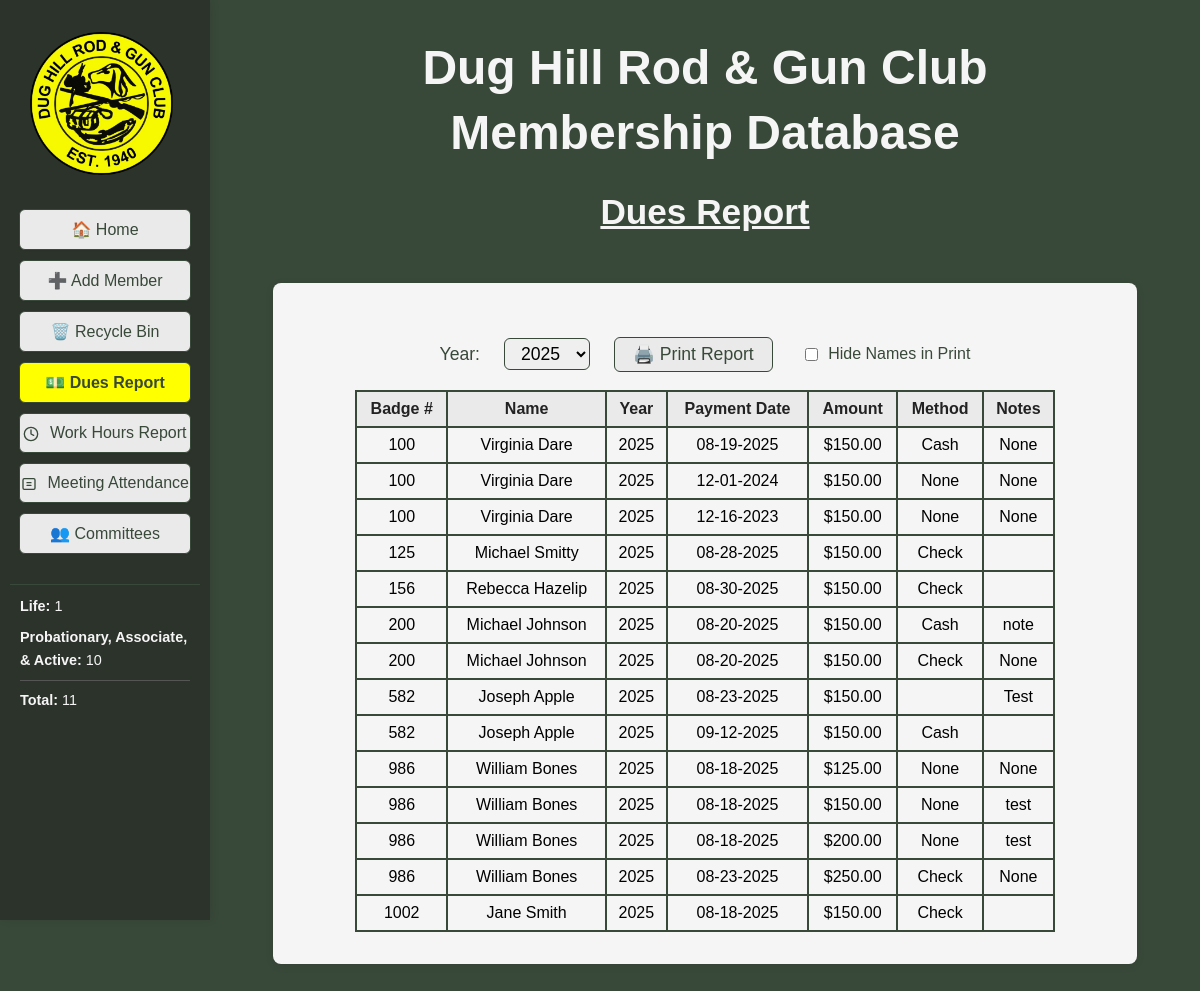
The page /dues_report on the database its author committed.
### tables this page shows
CREATE TABLE "dues" (
            id INTEGER PRIMARY KEY AUTOINCREMENT,
            member_id INTEGER,
            payment_date TEXT,
            year TEXT DEFAULT (strftime('%Y','now')),
            amount REAL,
            method TEXT,
            notes TEXT,
            FOREIGN KEY (member_id) REFERENCES members(id) ON DELETE CASCADE
        );

CREATE TABLE members (
                id INTEGER PRIMARY KEY AUTOINCREMENT,
                badge_number TEXT,
                membership_type TEXT,
                first_name TEXT,
                last_name TEXT,
                dob TEXT,
                email TEXT,
                phone TEXT,
                address TEXT,
                city TEXT,
                state TEXT,
                zip TEXT,
                join_date TEXT,
                email2 TEXT,
                sponsor TEXT,
                card_internal TEXT,
                card_external TEXT,
                deleted INTEGER DEFAULT 0
            , phone2 TEXT, waiver INTEGER DEFAULT 0, middle_name TEXT DEFAULT '', nickname TEXT DEFAULT '', suffix TEXT DEFAULT '', deleted_on TEXT);

### DH_DB_Webapp/app.py (the view)
@app.route('/add_work_hours/<int:member_id>', methods=['POST'])
@app.route('/dues_report')
def dues_report():
	year = request.args.get('year')
	years = database.get_dues_years()
	if not year:
		now = datetime.datetime.now()
		current_year = str(now.year)
		if current_year in years:
			year = current_year
		elif years:
			year = years[0]
		else:
			year = None
	dues = database.get_all_dues_by_year(year)
	now = datetime.datetime.now()
	member_stats = get_member_stats()
	return render_template('dues_report.html', dues=dues, years=years, selected_year=year, now=now, active_page='dues_report', member_stats=member_stats)

### DH_DB_Webapp/app.py (called while the page is built)
def format_mmddyyyy(value):
    if not value:
        return ''
    try:
        from datetime import datetime
        dt = datetime.strptime(value, '%Y-%m-%d')
        return dt.strftime('%m-%d-%Y')
    except Exception:
        return value

def get_member_stats():
	all_members = database.get_all_members()
	life_count = len([m for m in all_members if m['membership_type'] == 'Life'])
	voting_count = len([m for m in all_members if m['membership_type'] in ['Probationary', 'Associate', 'Active']])
	total_count = len(all_members)
	return {
		'life_members': life_count,
		'voting_members': voting_count,
		'total_members': total_count
	}

### DH_DB_Webapp/database.py (called while the page is built)
def get_dues_years():
    conn = get_connection()
    c = conn.cursor()
    c.execute("SELECT DISTINCT strftime('%Y', payment_date) as year FROM dues ORDER BY year DESC")
    years = [row['year'] for row in c.fetchall() if row['year']]
    conn.close()
    return years

def get_all_dues_by_year(year=None):
    conn = get_connection()
    c = conn.cursor()
    if year:
        c.execute("SELECT d.*, m.first_name, m.last_name, m.badge_number FROM dues d JOIN members m ON d.member_id = m.id WHERE m.deleted=0 AND d.year=? ORDER BY CAST(m.badge_number AS INTEGER), m.last_name, m.first_name", (year,))
    else:
        c.execute("SELECT d.*, m.first_name, m.last_name, m.badge_number FROM dues d JOIN members m ON d.member_id = m.id WHERE m.deleted=0 ORDER BY CAST(m.badge_number AS INTEGER), m.last_name, m.first_name")
    rows = c.fetchall()
    conn.close()
    return rows

def get_connection():
	conn = sqlite3.connect(DB_NAME)
	conn.row_factory = sqlite3.Row
	return conn

def get_all_members():
	conn = get_connection()
	c = conn.cursor()
	c.execute("SELECT * FROM members WHERE deleted=0 ORDER BY CAST(badge_number AS INTEGER), last_name, first_name")
	rows = c.fetchall()
	conn.close()
	return rows

### DH_DB_Webapp/templates/dues_report.html (shortened to what this page needs)
<!DOCTYPE html>
<html>
<head>
</head>
<body style="background-color:#384839; font-family:Arial, Helvetica, sans-serif;">
    <div style="display:flex; flex-direction:row;">
        <div style="position:fixed; top:0; left:0; height:100vh; width:210px; background-color:#2c332b; display:flex; flex-direction:column; align-items:center; padding-top:120px; z-index:100; box-shadow:2px 0 8px rgba(0,0,0,0.08);">
            <img src="{{ url_for('static', filename='Main_Logo-removebg-preview.png') }}" alt="Main Logo" style="height:143px; margin-top:-88px; margin-left:-8px; margin-bottom:34px;">
            <a href="{{ url_for('index') }}" class="{{ 'active-menu' if active_page == 'home' else '' }}" style="width:170px; display:inline-block; padding:10px 0; margin-bottom:10px; border-radius:6px; border:1px solid #384839; background-color:#eaeaea; color:#384839; text-decoration:none; font-weight:{{ 'bold' if active_page == 'home' else 'normal' }}; font-size:1em; font-family:Arial, Helvetica, sans-serif; box-shadow:0 1px 2px rgba(0,0,0,0.04); text-align:center;">🏠 Home</a>
            <a href="javascript:void(0);" onclick="openModal('addMemberModal')" style="width:170px; display:inline-block; padding:10px 0; margin-bottom:10px; border-radius:6px; border:1px solid #384839; background-color:#eaeaea; color:#384839; text-decoration:none; font-weight:normal; font-size:1em; font-family:Arial, Helvetica, sans-serif; box-shadow:0 1px 2px rgba(0,0,0,0.04); text-align:center;">➕ Add Member</a>
            <a href="{{ url_for('recycle_bin') }}" class="{{ 'active-menu' if active_page == 'recycle_bin' else '' }}" style="width:170px; display:inline-block; padding:10px 0; margin-bottom:10px; border-radius:6px; border:1px solid #384839; background-color:#eaeaea; color:#384839; text-decoration:none; font-weight:{{ 'bold' if active_page == 'recycle_bin' else 'normal' }}; font-size:1em; font-family:Arial, Helvetica, sans-serif; box-shadow:0 1px 2px rgba(0,0,0,0.04); text-align:center;">🗑️ Recycle Bin</a>
            <a href="{{ url_for('dues_report') }}" class="{{ 'active-menu' if active_page == 'dues_report' else '' }}" style="width:170px; display:inline-block; padding:10px 0; margin-bottom:10px; border-radius:6px; border:1px solid #384839; background-color:#eaeaea; color:#384839; text-decoration:none; font-weight:{{ 'bold' if active_page == 'dues_report' else 'normal' }}; font-size:1em; font-family:Arial, Helvetica, sans-serif; box-shadow:0 1px 2px rgba(0,0,0,0.04); text-align:center;">💵 Dues Report</a>
            <a href="{{ url_for('work_hours_report') }}" class="{{ 'active-menu' if active_page == 'work_hours_report' else '' }}" style="width:170px; display:inline-block; padding:10px 0; margin-bottom:10px; border-radius:6px; border:1px solid #384839; background-color:#eaeaea; color:#384839; text-decoration:none; font-weight:{{ 'bold' if active_page == 'work_hours_report' else 'normal' }}; font-size:1em; font-family:Arial, Helvetica, sans-serif; box-shadow:0 1px 2px rgba(0,0,0,0.04); text-align:center;">
                <img src="{{ url_for('static', filename='icon_work_hours.svg') }}" alt="Work Hours" style="height:1em; vertical-align:middle; margin-right:6px;"> Work Hours Report
            </a>
            <a href="{{ url_for('meeting_attendance_report') }}" class="{{ 'active-menu' if active_page == 'meeting_attendance_report' else '' }}" style="width:170px; display:inline-block; padding:10px 0; margin-bottom:10px; border-radius:6px; border:1px solid #384839; background-color:#eaeaea; color:#384839; text-decoration:none; font-weight:{{ 'bold' if active_page == 'meeting_attendance_report' else 'normal' }}; font-size:1em; font-family:Arial, Helvetica, sans-serif; box-shadow:0 1px 2px rgba(0,0,0,0.04); text-align:center;">
                <img src="{{ url_for('static', filename='icon_attendance.svg') }}" alt="Attendance" style="height:1em; vertical-align:middle; margin-right:6px;"> Meeting Attendance
            </a>
            <a href="{{ url_for('committees') }}" class="{{ 'active-menu' if active_page == 'committees' else '' }}" style="width:170px; display:inline-block; padding:10px 0; margin-bottom:10px; border-radius:6px; border:1px solid #384839; background-color:#eaeaea; color:#384839; text-decoration:none; font-weight:{{ 'bold' if active_page == 'committees' else 'normal' }}; font-size:1em; font-family:Arial, Helvetica, sans-serif; box-shadow:0 1px 2px rgba(0,0,0,0.04); text-align:center;">👥 Committees</a>
            <div style="width:170px; margin-top:20px; padding:10px; border-top:1px solid #384839;">
                <div style="color:#f5f5f5; font-size:0.9em; line-height:1.6; text-align:left;">
                    <div style="margin-bottom:8px;"><strong>Life:</strong> {{ member_stats.life_members }}</div>
                    <div style="margin-bottom:8px;"><strong>Probationary, Associate, & Active:</strong> {{ member_stats.voting_members }}</div>
                    <div style="border-top:1px solid #555; padding-top:8px;"><strong>Total:</strong> {{ member_stats.total_members }}</div>
                </div>
            </div>
        </div>
        <div style="flex:1; margin-left:210px; display:flex; flex-direction:column; align-items:center;">
            <div style="display:flex; flex-direction:row; justify-content:center; margin-bottom:20px; width:100%;">
                <div style="text-align:center; width:100%;">
                    <h1 style="margin-bottom:0.2em; color:#f5f5f5; font-size:3em;">Dug Hill Rod & Gun Club</h1>
                    <h1 style="margin-top:0.2em; color:#f5f5f5; font-size:3em;">Membership Database</h1>
                    <h2 style="font-size:2.2em; margin-bottom:0.2em; margin-top:0; text-align:center; color:#f5f5f5; font-family:Arial, Helvetica, sans-serif; font-weight:bold; text-decoration:underline;">Dues Report</h2>
                </div>
            </div>
            <div style="background-color:#f5f5f5; border-radius:8px; padding:32px; min-width:400px; min-height:200px; box-shadow:0 2px 8px rgba(0,0,0,0.08); margin-bottom:40px; margin-top:24px; width:100%; max-width:800px;">
                <div style="display:flex; align-items:center; gap:16px; justify-content:center; margin-bottom:18px;">
                    <form method="get" action="{{ url_for('dues_report') }}" style="display:inline-flex; align-items:center; gap:16px; margin:0;">
                        <label for="year" style="font-size:1.1em; color:#384839; margin-right:8px;">Year:</label>
                        <select name="year" id="year" onchange="this.form.submit()" style="font-size:1.1em; padding:4px 12px; border-radius:6px; border:1px solid #384839;">
                            {% for y in years %}
                            {% if y != 'All' and y != 'all' %}
                            <option value="{{ y }}" {% if selected_year == y %}selected{% endif %}>{{ y }}</option>
                            {% endif %}
                            {% endfor %}
                        </select>
                    </form>
                    <button type="button" class="print-btn" onclick="addGeneratedLineAndPrint()" style="padding:6px 18px; font-size:1.1em; border-radius:6px; border:1px solid #384839; background-color:#eaeaea; color:#384839; cursor:pointer; margin-left:8px;">🖨️ Print Report</button>
                    <label class="hide-names-label" style="font-size:1em; color:#384839; margin-left:12px;">
                        <input type="checkbox" id="hideNamesPrint" style="margin-right:6px; vertical-align:middle;" onclick="toggleHideNames()"> Hide Names in Print
                    </label>
                </div>
                <table id="duesTable" style="width:100%; max-width:700px; margin:auto; border-collapse:collapse;">
                    <thead>
                    <tr style="background:#eaeaea; color:#222;">
                        <th id="th0" style="padding:8px; border:2px solid #384839; cursor:pointer; text-align:center;" onclick="sortTable(0)">Badge # </th>
                        <th id="th1" class="name-col" style="padding:8px; border:2px solid #384839; cursor:pointer;" onclick="sortTable(1)">Name </th>
                        <th id="th2" style="padding:8px; border:2px solid #384839; cursor:pointer; text-align:center;" onclick="sortTable(2)">Year </th>
                        <th id="th3" style="padding:8px; border:2px solid #384839; cursor:pointer;" onclick="sortTable(3)">Payment Date </th>
                        <th id="th4" style="padding:8px; border:2px solid #384839; cursor:pointer;" onclick="sortTable(4)">Amount </th>
                        <th id="th5" style="padding:8px; border:2px solid #384839; cursor:pointer;" onclick="sortTable(5)">Method </th>
                        <th id="th6" style="padding:8px; border:2px solid #384839; cursor:pointer;" onclick="sortTable(6)">Notes </th>
                    </tr>
                    </thead>
                    <tbody>
                    {% for due in dues %}
                    <tr style="cursor:pointer;" onclick="goToMemberDetails({{ due['member_id'] }})">
                        <td style="padding:8px; border:2px solid #384839; text-align:center;">{{ due['badge_number'] }}</td>
                        <td class="name-col" style="padding:8px; border:2px solid #384839;">{{ due['first_name'] }} {{ due['last_name'] }}</td>
                        <td style="padding:8px; border:2px solid #384839; text-align:center;">{{ due['year'] }}</td>
                        <td style="padding:8px; border:2px solid #384839;">{{ due['payment_date']|format_mmddyyyy }}</td>
                        <td style="padding:8px; border:2px solid #384839;">${{ '%.2f'|format(due['amount']) }}</td>
                        <td style="padding:8px; border:2px solid #384839;">{{ due['method'] }}</td>
                        <td style="padding:8px; border:2px solid #384839;">{{ due['notes'] }}</td>
                    </tr>
                    {% endfor %}
                    </tbody>
                </table>
            </div>
        </div>
        </div>
</body>
</html>

### DH_DB_Webapp/templates/dues_report.html (style rules this page uses)
.active-menu { background-color: #c7e3c7 !important; font-weight: bold !important; }
body { background-color: #f5f5f5; font-family: Arial, Helvetica, sans-serif; }
table { width:100%; max-width:700px; margin:auto; border-collapse:collapse; background:#f5f5f5; }
th, td { border:2px solid #384839; padding:8px; text-align:center; }
th { background:#eaeaea; color:#222; cursor:pointer; }
.print-btn { margin-left:8px; padding:6px 18px; font-size:1.1em; border-radius:6px; border:1px solid #384839; background-color:#eaeaea; color:#384839; cursor:pointer; }
.hide-names-label { font-size:1em; color:#384839; margin-left:12px; }
.active-menu { background-color: rgb(255,255,0) !important; }

### rows shown on the page
dues: badge_number "100", first_name "Virginia", last_name "Dare", year "2025", payment_date "08-19-2025", amount "150.00", method "Cash", notes "None"
dues: badge_number "100", first_name "Virginia", last_name "Dare", year "2025", payment_date "12-01-2024", amount "150.00", method "None", notes "None"
dues: badge_number "100", first_name "Virginia", last_name "Dare", year "2025", payment_date "12-16-2023", amount "150.00", method "None", notes "None"
dues: badge_number "125", first_name "Michael", last_name "Smitty", year "2025", payment_date "08-28-2025", amount "150.00", method "Check"
dues: badge_number "156", first_name "Rebecca", last_name "Hazelip", year "2025", payment_date "08-30-2025", amount "150.00", method "Check"
dues: badge_number "200", first_name "Michael", last_name "Johnson", year "2025", payment_date "08-20-2025", amount "150.00", method "Cash", notes "note"
dues: badge_number "200", first_name "Michael", last_name "Johnson", year "2025", payment_date "08-20-2025", amount "150.00", method "Check", notes "None"
dues: badge_number "582", first_name "Joseph", last_name "Apple", year "2025", payment_date "08-23-2025", amount "150.00", notes "Test"
dues: badge_number "582", first_name "Joseph", last_name "Apple", year "2025", payment_date "09-12-2025", amount "150.00", method "Cash"
dues: badge_number "986", first_name "William", last_name "Bones", year "2025", payment_date "08-18-2025", amount "125.00", method "None", notes "None"
dues: badge_number "986", first_name "William", last_name "Bones", year "2025", payment_date "08-18-2025", amount "150.00", method "None", notes "test"
dues: badge_number "986", first_name "William", last_name "Bones", year "2025", payment_date "08-18-2025", amount "200.00", method "None", notes "test"
dues: badge_number "986", first_name "William", last_name "Bones", year "2025", payment_date "08-23-2025", amount "250.00", method "Check", notes "None"
dues: badge_number "1002", first_name "Jane", last_name "Smith", year "2025", payment_date "08-18-2025", amount "150.00", method "Check"

### other values the page prints
{{ member_stats.life_members }} "1"
{{ member_stats.voting_members }} "10"
{{ member_stats.total_members }} "11"
form field year "2025"
